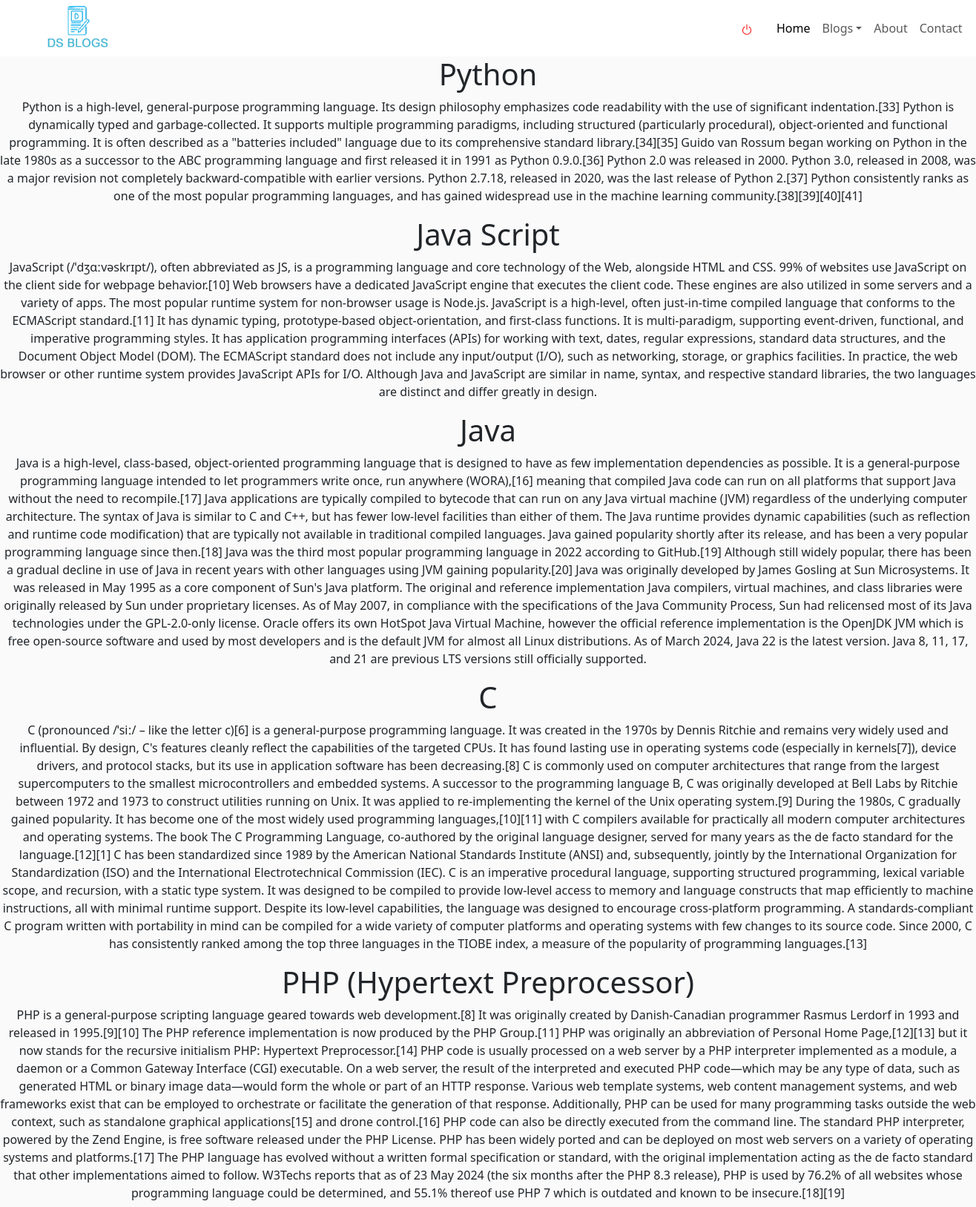
Screenshot of /view/ (upper part) with the database file from the repository.
### App_01/models.py (models this page shows, shortened)
class Blog(models.Model):
   title = models.CharField(max_length=50)
   content = models.TextField()
   user = models.CharField(max_length=1000000000)

### App_01/views.py (the view)
# urls.py: path('view/', views.viewall, name='view'),
def viewall(request):
    blogs = Blog.objects.all()
    return render(request,"views.html", {"blogs": blogs})

### templates/views.html (shortened to what this page needs)
{% extends "header.html" %}
{% block body %}
<div class="text-center">
{% for blog in blogs %}
<h1>{{blog.title}}</h1>
<p style="word-wrap: break-word;">{{blog.content}}</p>
{% empty%}
<h1>No Blogs Found</h1>
    <p>First Add Blog From Add Blog Page</p>
{% endfor %}
</div>
{% endblock body %}

### templates/header.html (shortened to what this page needs)
<!doctype html>
<html lang="en">
<head>
    <link rel="stylesheet" href="https://cdnjs.cloudflare.com/ajax/libs/font-awesome/5.15.4/css/all.min.css">
    <link href="https://cdn.jsdelivr.net/npm/bootstrap@5.3.3/dist/css/bootstrap.min.css" rel="stylesheet">
    </head>
<body>
    <nav class="navbar bg-nav navbar-expand-lg">
        <div class="container-fluid">
            <img class="ml-2" src="/static/bb-removebg-preview (1).jpg" height="60" width="115" alt="logo"/>
            <div class="collapse navbar-collapse" id="navbarSupportedContent">
                <ul class="navbar-nav me-auto mb-2 mb-lg-0 ml-3">
                    <li class="nav-item"><a class="nav-link active" href="/logout"><b><svg xmlns="http://www.w3.org/2000/svg" width="16" height="16" fill="red" class="bi bi-power" viewBox="0 0 16 16">
                        <path d="M7.5 1v7h1V1z"/>
                        <path d="M3 8.812a5 5 0 0 1 2.578-4.375l-.485-.874A6 6 0 1 0 11 3.616l-.501.865A5 5 0 1 1 3 8.812"/>
                      </svg></b>
                      <a></li>
                    <li class="nav-item"><a class="nav-link active">
                    </a></li>
                    <li class="nav-item"><a class="nav-link active" href="/">Home</a></li>
                    <li class="nav-item dropdown">
                        <a class="nav-link dropdown-toggle" href="#" role="button" data-bs-toggle="dropdown" aria-expanded="false">Blogs</a>
                    </li>
                    <li class="nav-item"><a class="nav-link" href="/about">About</a></li>
                    <li class="nav-item"><a class="nav-link" href="/contact">Contact</a></li>
                </ul>
            </div>
        </div>
    </nav>
    <main >
        {% block body %}{% endblock body %}
    </main>
</body>
</html>

### templates/header.html (style rules this page uses)
nav { position: fixed; top: 0; width: 100%; z-index: 1000; }
.ml-3 { margin-left: 52rem; }
.ml-2 { margin-left: 2rem; }
main { background-color:#fafafa; bottom:0; min-height: 565px; max-height: auto; }

### rows the page displays
Blog: title "Python", content "Python is a high-level, general-purpose programming language. Its design philosophy emphasizes code readability with the use of significant indentation.[33] Python is dynamically typed and garbage-collected. It supports multiple programming paradigms, including structured (particularly procedural), object-oriented and functional programming. It is often described as a \"batteries included\" language due to its comprehensive standard library.[34][35] Guido van Rossum began working on Python in the late 1980s as a successor to the ABC programming language and first released it in 1991 as Python 0.9.0.[36] Python 2.0 was released in 2000. Python 3.0, released in 2008, was a major revision not…"
Blog: title "Java Script", content "JavaScript (/ˈdʒɑːvəskrɪpt/), often abbreviated as JS, is a programming language and core technology of the Web, alongside HTML and CSS. 99% of websites use JavaScript on the client side for webpage behavior.[10] Web browsers have a dedicated JavaScript engine that executes the client code. These engines are also utilized in some servers and a variety of apps. The most popular runtime system for non-browser usage is Node.js. JavaScript is a high-level, often just-in-time compiled language that conforms to the ECMAScript standard.[11] It has dynamic typing, prototype-based object-orientation, and first-class functions. It is multi-paradigm, supporting event-driven, functional, and imperative…"
Blog: title "Java", content "Java is a high-level, class-based, object-oriented programming language that is designed to have as few implementation dependencies as possible. It is a general-purpose programming language intended to let programmers write once, run anywhere (WORA),[16] meaning that compiled Java code can run on all platforms that support Java without the need to recompile.[17] Java applications are typically compiled to bytecode that can run on any Java virtual machine (JVM) regardless of the underlying computer architecture. The syntax of Java is similar to C and C++, but has fewer low-level facilities than either of them. The Java runtime provides dynamic capabilities (such as reflection and runtime…"
Blog: title "C", content "C (pronounced /ˈsiː/ – like the letter c)[6] is a general-purpose programming language. It was created in the 1970s by Dennis Ritchie and remains very widely used and influential. By design, C's features cleanly reflect the capabilities of the targeted CPUs. It has found lasting use in operating systems code (especially in kernels[7]), device drivers, and protocol stacks, but its use in application software has been decreasing.[8] C is commonly used on computer architectures that range from the largest supercomputers to the smallest microcontrollers and embedded systems. A successor to the programming language B, C was originally developed at Bell Labs by Ritchie between 1972 and 1973 to…"
Blog: title "PHP (Hypertext Preprocessor)", content "PHP is a general-purpose scripting language geared towards web development.[8] It was originally created by Danish-Canadian programmer Rasmus Lerdorf in 1993 and released in 1995.[9][10] The PHP reference implementation is now produced by the PHP Group.[11] PHP was originally an abbreviation of Personal Home Page,[12][13] but it now stands for the recursive initialism PHP: Hypertext Preprocessor.[14] PHP code is usually processed on a web server by a PHP interpreter implemented as a module, a daemon or a Common Gateway Interface (CGI) executable. On a web server, the result of the interpreted and executed PHP code—which may be any type of data, such as generated HTML or binary image…"
